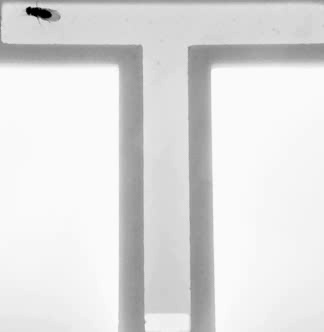
#> input picture image/Test_img_0.jpg, 324 x 332 px, given in place of Food_Fed_raw_I2.avi, which was not available
$ python Detect.py
#> lines starting #> are read from the running program, lines starting #| are printed output that depends on the picture; after the words box and inside, x2 and y2 are one past the last pixel; in counts of white or black regions, pixels touching at a corner belong together; pictures that were not available may be replaced by others from this repository, and a replacement may not be noted
import cv2
import numpy as np
# cv2.startWindowThread()
cap = cv2.VideoCapture("video/Food_Fed_raw_I2.avi")
#143x289
#332x324
#background is rgb(213, 213, 213)
#wing is rgb(152, 152, 152)

while(cap.isOpened()):

    cv2.waitKey(1)
    _,img=cap.read()
#> img is the input picture: shape (332, 324, 3); min 0, max 255, mean 223.4
    cv2.imshow("input",img)
    img3=img.copy()
    img2=img.copy()
    output=img.copy()
    img3[:,:,:]=0
#> img3: shape (332, 324, 3); every value is 0
    print(img[143,143,1])
#| 198
    img[322-280:,:146,0]=255
    img[322-280:,:146,1]=255
    img[322-280:,:146,2]=255

    img[:,:5,0]=255
    img[:,:5,1]=255
    img[:,:5,2]=255

    img[:5,:,0]=255
    img[:5,:,1]=255
    img[:5,:,2]=255

    img[322-280:,187:,0]=255
    img[322-280:,187:,1]=255
    img[322-280:,187:,2]=255
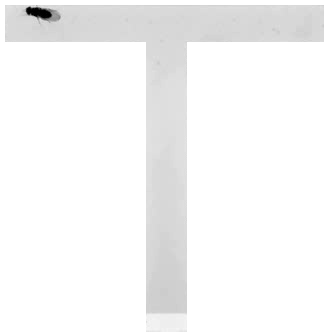
#> img: shape (332, 324, 3); min 0, max 255, mean 246.1


    Bodydet=[]
    fly_img=img.copy()
    # cv2.imshow('out',img)
    '''
    Body Detection
    '''
    mask=cv2.inRange(img2,np.array([0, 0,0]),np.array([50,50,50]))
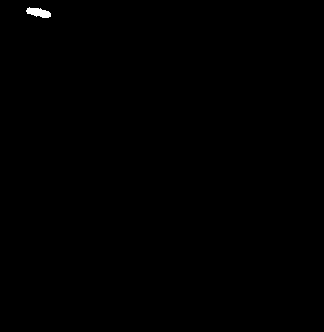
#> mask: shape (332, 324); 0.16% white; 1 white region
    contours, hierarchy = cv2.findContours(mask, cv2.RETR_EXTERNAL, cv2.CHAIN_APPROX_SIMPLE)
#> contours = 1 contour; box (x1, y1, x2, y2) and area: (26, 7, 51, 18) 147
    if len(contours) != 0:
        i = max(contours, key = cv2.contourArea)
#> i = contour of 31 points, box (x1, y1, x2, y2) (26, 7, 51, 18), area 147
        rect=cv2.minAreaRect(i)
#> rect = ((38.16, 12.03), (8.55, 24.66), -80.54)
        box=cv2.boxPoints(rect)
#> box = [[49.62, 18.27], [25.3, 14.22], [26.7, 5.78], [51.03, 9.84]]
        box=np.int0(box)
#> box = [[49, 18], [25, 14], [26, 5], [51, 9]]
        centre=rect[0]
#> centre = (38.16, 12.03)
        Bodydet.append(centre)

        cv2.circle(output,(int(centre[0]), int(centre[1])), 7, (0,0,255), -1)
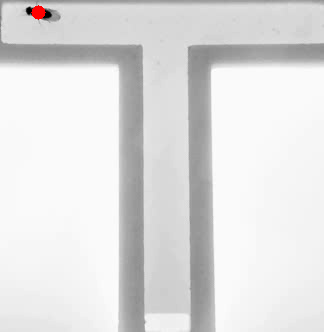
#> output: shape (332, 324, 3); 0.14% of pixels changed, all inside (x1, y1, x2, y2) = (31, 5, 46, 20)
        cv2.circle(img3,(int(centre[0]), int(centre[1])), 20, (255,255,255), -1)
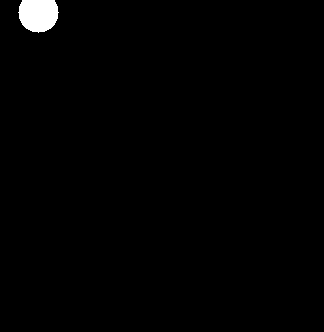
#> img3: shape (332, 324, 3); 1% white; 1 white region, box (x1, y1, x2, y2) and area: (18, 0, 59, 33) 1093
        # cv2.imshow("othermask",img3)
        # cv2.circle(fly_img,(int(centre[0]), int(centre[1])), 50, (77,93,100), -1)
    else:
        centre=Bodydet[-1]
        cv2.circle(output,(int(centre[0]), int(centre[1])), 7, (0,0,255), -1)
        cv2.circle(img3,(int(centre[0]), int(centre[1])), 20, (255,255,255), -1)
        # cv2.imshow("othermask",img3)
    mask2=cv2.cvtColor(img3,cv2.COLOR_BGR2GRAY)
    '''
    wing detection
    '''

    mask=cv2.inRange(img,np.array([110,110,110]),np.array([180,180,180]))
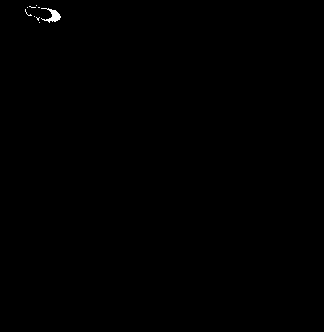
#> mask: shape (332, 324); 0.15% white; 9 white regions (8 under 20 px), largest, box (x1, y1, x2, y2) and area: (41, 8, 61, 23) 125
    kernel = np.ones((3,3),np.uint8)
    mask=cv2.bitwise_and(mask,mask2)
#> mask: shape (332, 324); 0.13% white; 9 white regions (8 under 20 px), largest, box (x1, y1, x2, y2) and area: (41, 8, 58, 23) 108
    erosion = cv2.erode(mask,kernel,iterations = 1)
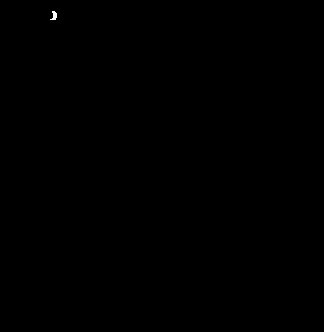
#> erosion: shape (332, 324); 0.03% white; 1 white region
    mask=erosion
    cv2.imshow('mask',mask)
    contours1, hierarchy = cv2.findContours(mask, cv2.RETR_EXTERNAL, cv2.CHAIN_APPROX_SIMPLE)
#> contours1 = 1 contour; box (x1, y1, x2, y2) and area: (50, 11, 57, 20) 24
    if len(contours1) != 0:
        i = max(contours1, key = cv2.contourArea)
#> i = contour of 11 points, box (x1, y1, x2, y2) (50, 11, 57, 20), area 24
        rect1=cv2.minAreaRect(i)
#> rect1 = ((53.65, 15.41), (8.73, 5.34), -75.96)
        box1=cv2.boxPoints(rect1)
#> box1 = [[55.18, 20.29], [50, 19], [52.12, 10.53], [57.29, 11.82]]
        box1=np.int0(box1)
#> box1 = [[55, 20], [50, 19], [52, 10], [57, 11]]
        centre1=rect1[0]
#> centre1 = (53.65, 15.41)
        cv2.circle(output,(int(centre1[0]), int(centre1[1])), 7, (255,0,0), -1)
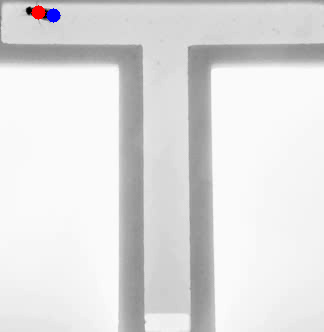
#> output: shape (332, 324, 3); 0.14% of pixels changed, all inside (x1, y1, x2, y2) = (46, 8, 61, 23)
        # cv2.circle(fly_img,(int(centre[0]), int(centre[1])), 50, (77,93,100), -1)
    cv2.imshow('out',output)

    if cv2.waitKey(1) & 0xFF == ord('q'):
#> (key q is pressed here)
        break
cv2.waitKey(0)
